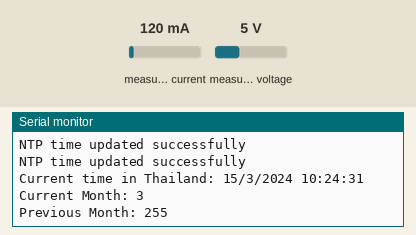
Simulated run of this sketch. Board: ESP8266 (NodeMCU). On the bench: the last lines printed to the serial monitor. The inputs (shaded band) are chosen by the test bench; at power-on: measured current 120 mA, measured voltage 5 V. WiFi joins after 1.5 s; servers stay silent unless stated; network time is answered at once with the bench clock; the local clock reads 2024-03-15 10:24:30 at power-on unless the sketch sets it; EEPROM starts erased.

Above: at 2.7 s.
2.8 s: measured current set to 40 mA
At 10.3 s:
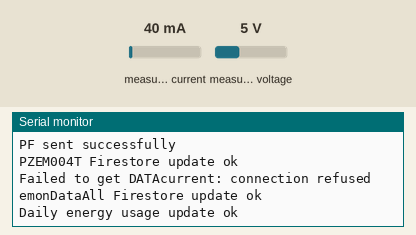
13.4 s: measured voltage set to 0.3 V
17.8 s: measured current set to 500 mA
At 21.9 s:
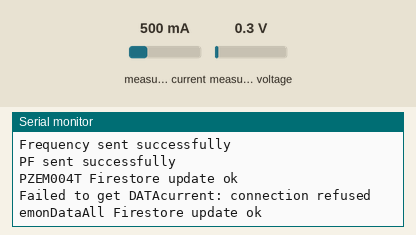

The sketch:

PROJECT_2568_24_3_68_PZEM004T.ino
```cpp
#include <Firebase_ESP_Client.h>
#include "addons/TokenHelper.h"
#include "addons/RTDBHelper.h"
#include <PZEM004Tv30.h>
#include <SoftwareSerial.h>
#include <ESP8266WiFi.h>
#include <WiFiUdp.h>
#include <NTPClient.h>
#include <EEPROM.h>
#include <TimeLib.h>
#include <WiFiManager.h>

// NTP Configuration
WiFiUDP udp;
NTPClient timeClient(udp, "pool.ntp.org", 25200, 60000);  //UTC+7 กำหนดเวลาในประเทศไทย

// Firebase Configuration
#define API_KEY "AIzaSyABBH31IS5sumVB4GmuUnQ2pUNNkWEh9xo"
#define DATABASE_URL "https://mytemp-3579d-default-rtdb.asia-southeast1.firebasedatabase.app/"
#define FIREBASE_PROJECT_ID "mytemp-3579d"

FirebaseData fbdo;
FirebaseAuth auth;
FirebaseConfig config;

// Define PZEM004T RX/TX pins for SoftwareSerial
#define PZEM_RX_PIN D5
#define PZEM_TX_PIN D6

SoftwareSerial pzemSWSerial(PZEM_RX_PIN, PZEM_TX_PIN);
PZEM004Tv30 pzem(pzemSWSerial);

bool signupOK = false;

float DATAElectricityCost = 0;
float DATAcurrent = 0;
float electricityBill = 0.0;
unsigned long previousMillis = 0;
const long interval = 3600000; //ตอนนี้60นาที "3600000" กำหนดนับเวลาทุกๆ60นาที

#define EEPROM_SIZE 1
int previousMonth = 0;
int previousDay = 0;
float dailyEnergy = 0;

float calculateElectricityBill(float energy) { //กำหนดค่าไฟเบื่องต้นในESP8266
    float electricityBill = 0.0;
    if (energy <= 15) {
        electricityBill = energy * 2.3488;
    } else if (energy <= 25) {
        electricityBill = 15 * 2.3488 + (energy - 15) * 2.9882;
    } else if (energy <= 35) {
        electricityBill = 15 * 2.3488 + 10 * 2.9882 + (energy - 25) * 3.2405;
    } else if (energy <= 100) {
        electricityBill = 15 * 2.3488 + 10 * 2.9882 + 10 * 3.2405 + (energy - 35) * 3.6237;
    } else if (energy <= 150) {
        electricityBill = 15 * 2.3488 + 10 * 2.9882 + 10 * 3.2405 + 65 * 3.6237 + (energy - 100) * 3.7171;
    } else if (energy <= 400) {
        electricityBill = 15 * 2.3488 + 10 * 2.9882 + 10 * 3.2405 + 65 * 3.6237 + 50 * 3.7171 + (energy - 150) * 4.2218;
    } else {
        electricityBill = 15 * 2.3488 + 10 * 2.9882 + 10 * 3.2405 + 65 * 3.6237 + 50 * 3.7171 + 250 * 4.2218 + (energy - 400) * 4.4217;
    }
    return electricityBill;
}

void updateNTPTime() { //ดึงตามเวลาประเทศไทย
    timeClient.update();
    unsigned long epochTime = timeClient.getEpochTime();
    if (epochTime > 0) {
        setTime(epochTime);
        Serial.println("NTP time updated successfully");
    } else {
        Serial.println("Failed to update NTP time");
    }
}

void setup() {
    Serial.begin(115200);
    EEPROM.begin(EEPROM_SIZE);
    previousMonth = EEPROM.read(0);
    Serial.print("Previous Month from EEPROM: ");
    Serial.println(previousMonth);

    WiFiManager wifiManager;
    wifiManager.autoConnect("ESP-WiFi-PZEM004T");

    Serial.println("Connected to WiFi");
    Serial.println(WiFi.localIP());

    config.api_key = API_KEY;
    config.database_url = DATABASE_URL;

    if (Firebase.signUp(&config, &auth, "", "")) {
        Serial.println("Firebase connection successful");
        signupOK = true;
    } else {
        Serial.printf("Firebase sign-up error: %s\n", config.signer.signupError.message.c_str());
    }

    config.token_status_callback = tokenStatusCallback;
    Firebase.begin(&config, &auth);
    Firebase.reconnectWiFi(true);

    timeClient.begin();
    timeClient.setTimeOffset(25200); // UTC+7
    updateNTPTime();
}

void loop() {
    updateNTPTime();

    Serial.print("Current time in Thailand: ");
    Serial.print(day());
    Serial.print("/");
    Serial.print(month());
    Serial.print("/");
    Serial.print(year());
    Serial.print(" ");
    Serial.println(timeClient.getFormattedTime());

    int currentMonth = month();
    int currentDay = day();
    Serial.print("Current Month: ");
    Serial.println(currentMonth);
    Serial.print("Previous Month: ");
    Serial.println(previousMonth);

    if (currentMonth != previousMonth) {
        delay(5000);
        pzem.resetEnergy();
        delay(1000);
        previousMonth = currentMonth;
        EEPROM.write(0, previousMonth);
        EEPROM.commit();
        }


    float voltage = pzem.voltage();
    if (isnan(voltage)) {
        voltage = 0;
        Serial.println("Error reading voltage, Voltage: 0 V");
    } else {
        Serial.print("Voltage: "); Serial.print(voltage); Serial.println(" V");
    }

    float current = pzem.current();
    if (isnan(current)) {
        current = 0;
        Serial.println("Error reading current, Current: 0 A");
    } else {
        Serial.print("Current: "); Serial.print(current); Serial.println(" A");
    }

    float power = pzem.power();
    if (isnan(power)) {
        power = 0;
        Serial.println("Error reading power, Power: 0 W");
    } else {
        Serial.print("Power: "); Serial.print(power); Serial.println(" W");
    }

    float pf = pzem.pf();
    float electricityBillTHB = (power / 1000) * 0.0167 * 4.18;
    Serial.print("Electricity Bill2: ");
    Serial.print(electricityBillTHB, 2);
    Serial.println(" THB");

    float energy = pzem.energy();
    if (isnan(energy)) {
        energy = 0;
        Serial.println("Error reading energy, Energy: 0 kWh");
    } else {
        Serial.print("Energy: "); Serial.print(energy, 3); Serial.println(" kWh");
    }

    float frequency = pzem.frequency();
    if (isnan(frequency)) {
        frequency = 0;
        Serial.println("Error reading frequency, Frequency: 0 Hz");
    } else {
        Serial.print("Frequency: "); Serial.print(frequency, 1); Serial.println(" Hz");
    }

    if (isnan(pf)) {
        pf = 0;
        Serial.println("Error reading power factor, PF: 0");
    } else {
        Serial.print("PF: "); Serial.println(pf);
    }

    float powerall = (energy * 1000);
    Serial.print("powerall: ");
    Serial.print(powerall, 2);
    Serial.println(" W");

    electricityBill = calculateElectricityBill(energy);

    DATAElectricityCost += electricityBillTHB;
    Serial.print("Accumulated ElectricityCost: ");
    Serial.println(DATAElectricityCost, 2);

    DATAcurrent += current;
    Serial.print("Accumulated Current: ");
    Serial.println(DATAcurrent, 2);

    dailyEnergy += energy;

    if (Firebase.ready() && signupOK) {
        if (Firebase.RTDB.setFloat(&fbdo, "PZEM004T/Voltage", voltage)) {
            Serial.println("Voltage sent successfully");
        } else {
            Serial.println("Failed to send Voltage: " + fbdo.errorReason());
        }

        if (Firebase.RTDB.setFloat(&fbdo, "PZEM004T/Irms", current)) {
            Serial.println("Current sent successfully");
        } else {
            Serial.println("Failed to send Current: " + fbdo.errorReason());
        }

        if (Firebase.RTDB.setFloat(&fbdo, "PZEM004T/Power", power)) {
            Serial.println("Power sent successfully");
        } else {
            Serial.println("Failed to send Power: " + fbdo.errorReason());
        }

        if (Firebase.RTDB.setFloat(&fbdo, "PZEM004T/ElectricityCost", electricityBillTHB)) {
            Serial.println("ElectricityCost sent successfully");
        } else {
            Serial.println("Failed to send ElectricityCost: " + fbdo.errorReason());
        }

        if (Firebase.RTDB.setFloat(&fbdo, "PZEM004T/Energy", energy)) {
            Serial.println("Energy sent successfully");
        } else {
            Serial.println("Failed to send Energy: " + fbdo.errorReason());
        }

        if (Firebase.RTDB.setFloat(&fbdo, "PZEM004T/Frequency", frequency)) {
            Serial.println("Frequency sent successfully");
        } else {
            Serial.println("Failed to send Frequency: " + fbdo.errorReason());
        }

        if (Firebase.RTDB.setFloat(&fbdo, "PZEM004T/PF", pf)) {
            Serial.println("PF sent successfully");
        } else {
            Serial.println("Failed to send PF: " + fbdo.errorReason());
        }

        // Send data to Firestore
        String documentPath1 = "emonData/PZEM004T"; //String documentPath1 = "emonData/PZEM004T1";
        FirebaseJson content1;
        content1.set("fields/Voltage/doubleValue", voltage);
        content1.set("fields/Irms/doubleValue", current);
        content1.set("fields/Power/doubleValue", power);
        content1.set("fields/ElectricityCost/doubleValue", electricityBillTHB);
        content1.set("fields/Energy/doubleValue", energy);
        content1.set("fields/Frequency/doubleValue", frequency);
        content1.set("fields/PF/doubleValue", pf);
        if (Firebase.Firestore.patchDocument(&fbdo, FIREBASE_PROJECT_ID, "", documentPath1.c_str(), content1.raw(), "Voltage,Irms,Power,ElectricityCost,Energy,Frequency,PF")) {
            Serial.printf("PZEM004T Firestore update ok\n%s\n\n", fbdo.payload().c_str());
        } else {
            Serial.println("PZEM004T Firestore update failed: " + fbdo.errorReason());
        }

        // Send data to Firestore for "emonDataBack/Times" every 20 minutes
        unsigned long currentMillis = millis();
        if (currentMillis - previousMillis >= interval) {
            previousMillis = currentMillis;

            String documentPath2 = "emonDataBack/" + String(year()) + "-" + String(month()) + "-" + String(day()) + "_" + timeClient.getFormattedTime(); //emonDataBack3
            FirebaseJson content2;
            content2.set("fields/Voltage/doubleValue", voltage);
            content2.set("fields/Irms/doubleValue", current);
            content2.set("fields/Power/doubleValue", power);
            content2.set("fields/ElectricityCost/doubleValue", electricityBillTHB);
            content2.set("fields/Energy/doubleValue", energy);
            content2.set("fields/Frequency/doubleValue", frequency);
            content2.set("fields/PF/doubleValue", pf);

            if (Firebase.Firestore.patchDocument(&fbdo, FIREBASE_PROJECT_ID, "", documentPath2.c_str(), content2.raw(), "Voltage,Irms,Power,ElectricityCost,Energy,Frequency,PF")) {
                Serial.printf("PZEM004Tx2 Firestore update ok\n%s\n\n", fbdo.payload().c_str());
            } else {
                Serial.println("PZEM004Tx2 Firestore update failed: " + fbdo.errorReason());
            }
        }

        // Read DATAcurrent from Firestore
        String documentPath3 = "emonDataAll/HOME"; //String documentPath3 = "emonDataAll3/HOME";
        float DATAcurrentFromFirestore = 0;
        if (Firebase.Firestore.getDocument(&fbdo, FIREBASE_PROJECT_ID, "", documentPath3.c_str())) {
            FirebaseJson& json = fbdo.jsonObject();
            FirebaseJsonData jsonData;
            if (json.get(jsonData, "fields/DATAcurrent/doubleValue")) {
                DATAcurrentFromFirestore = jsonData.doubleValue;
            }
        } else {
            Serial.println("Failed to get DATAcurrent: " + fbdo.errorReason());
        }

        // Update DATAcurrent
        DATAcurrentFromFirestore += current;

        // Send updated data to Firestore
        FirebaseJson content3;
        content3.set("fields/PowerALL/doubleValue", powerall);
        content3.set("fields/energy/doubleValue", energy);
        content3.set("fields/DATAElectricityCost/doubleValue", electricityBill);

        if (Firebase.Firestore.patchDocument(&fbdo, FIREBASE_PROJECT_ID, "", documentPath3.c_str(), content3.raw(), "PowerALL,energy,DATAElectricityCost")) {
            Serial.printf("emonDataAll Firestore update ok\n%s\n\n", fbdo.payload().c_str());
        } else {
            Serial.println("emonDataAll Firestore update failed: " + fbdo.errorReason());
        }

        // Store daily energy usage at the end of the day
        if (currentDay != previousDay) {
            String documentPathDaily = "dailyEnergyUsage/" + String(year()) + "-" + String(month()) + "-" + String(previousDay);
            FirebaseJson contentDaily;
            contentDaily.set("fields/dailyEnergy/doubleValue", energy);
            contentDaily.set("fields/DATAElectricityCost/doubleValue", electricityBill);

            if (Firebase.Firestore.patchDocument(&fbdo, FIREBASE_PROJECT_ID, "", documentPathDaily.c_str(), contentDaily.raw(), "dailyEnergy,DATAElectricityCost")) {
                Serial.printf("Daily energy usage update ok\n%s\n\n", fbdo.payload().c_str());
            } else {
                Serial.println("Daily energy usage update failed: " + fbdo.errorReason());
            }

            // Reset daily energy and update previousDay
            dailyEnergy = 0;
            previousDay = currentDay;
        }
    }
    delay(10000); // Wait 10 seconds before next iteration
}
```

Measured:
- after the input at 2.8 s, the serial monitor: prints a new line after 4.8 s (image 1)
- after the input at 17.8 s, the serial monitor: prints a new line after 1.5 s (image 2)
